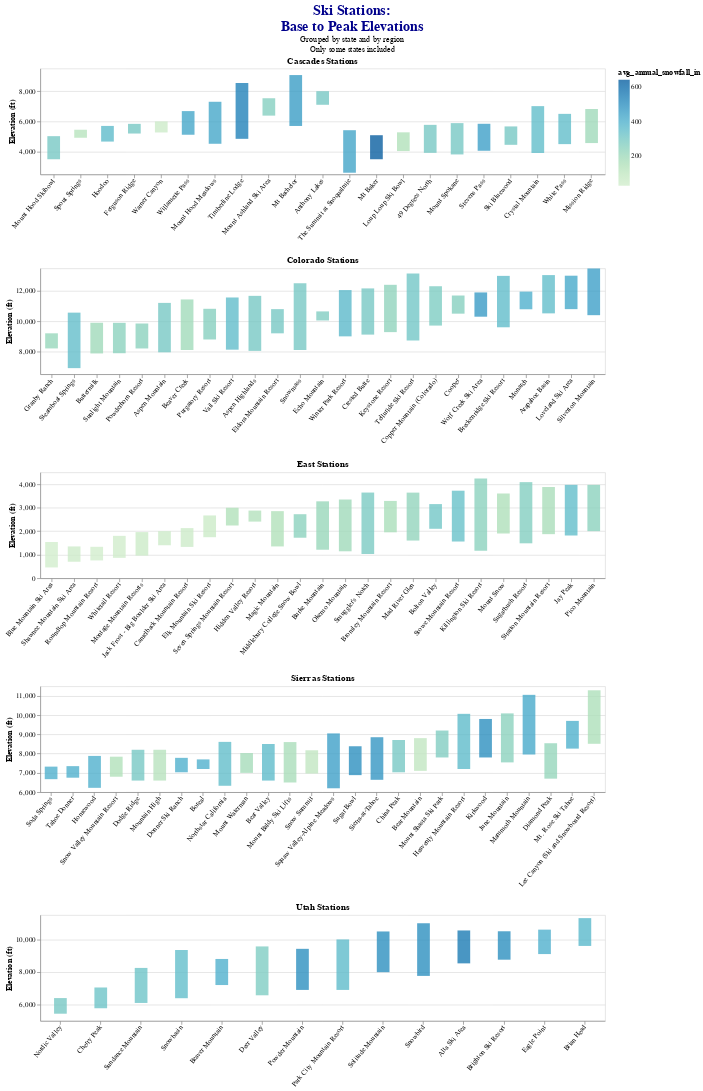

The cell this chart's notebook holds for it:
### Code cell
elev_chart = (alt.Chart(stations2_df)
         .mark_bar(size=18)
         .encode(
             x=alt.X('name:N', 
                     sort=alt.EncodingSortField(
                            field='avg_elevation_feet:Q',
                            order='ascending'),
                     title=None
                    ),
             y=alt.Y('base_elevation_ft:Q',
                     scale=alt.Scale(zero=False),
                     axis=alt.Axis(title='Elevation (ft)')),
             y2='peak_elevation_ft:Q',
             color=alt.Color('avg_annual_snowfall_in:Q', scale=alt.Scale(
                scheme='greenblue', )),
             opacity=alt.value(0.8),
             tooltip=['name:N', 'base_elevation_ft:Q', 
                                  'avg_elevation_ft:Q', 'peak_elevation_ft:Q',
                                  'skiable_acreage:N', 'total_lifts:N', 
                                  'avg_annual_snowfall_in:Q', 'avg_elevation_ft:Q' ]
                        )
        .properties(
            width=800,
            height=150,)
             )
combined_chart = (alt.vconcat(*(elev_chart
      .transform_filter(alt.FieldEqualPredicate(field='region', equal=val))
      .properties(title=alt.TitleParams(text=f'{val} Stations'))
      for val in stations2_df['region'].unique()
       )
                             )
                 .configure_axisBottom(labelAngle=310)
                 .configure_legend(orient='right') 
                 .resolve_axis(x='shared')
                 .properties(
                    title=alt.TitleParams(
                    text=['Ski Stations:', "Base to Peak Elevations"],
                    subtitle=["Grouped by state and by region",
                              "Only some states included"],
                    fontSize=20,
                    font='Consolas',
                    anchor='middle',
                    color='darkblue',)
                             )
                 )
combined_chart.save(r"../resources/altitude_and_snowfall_by_region.html")
combined_chart

### Figure 1 — Vega-Lite specification as saved in the notebook (floating-point values rounded to 4 significant figures)
{"config": {"view": {"continuousWidth": 400, "continuousHeight": 300}, "axisBottom": {"labelAngle": 310}, "legend": {"orient": "right"}}, "vconcat": [{"mark": {"type": "bar", "size": 18}, "encoding": {"color": {"type": "quantitative", "field": "avg_annual_snowfall_in", "scale": {"scheme": "greenblue"}}, "opacity": {"value": 0.8}, "tooltip": [{"type": "nominal", "field": "name"}, {"type": "quantitative", "field": "base_elevation_ft"}, {"type": "quantitative", "field": "avg_elevation_ft"}, {"type": "quantitative", "field": "peak_elevation_ft"}, {"type": "nominal", "field": "skiable_acreage"}, {"type": "nominal", "field": "total_lifts"}, {"type": "quantitative", "field": "avg_annual_snowfall_in"}, {"type": "quantitative", "field": "avg_elevation_ft"}], "x": {"type": "nominal", "field": "name", "sort": {"field": "avg_elevation_feet:Q", "order": "ascending"}, "title": null}, "y": {"type": "quantitative", "axis": {"title": "Elevation (ft)"}, "field": "base_elevation_ft", "scale": {"zero": false}}, "y2": {"field": "peak_elevation_ft"}}, "height": 150, "title": {"text": "Cascades Stations"}, "transform": [{"filter": {"equal": "Cascades", "field": "region"}}], "width": 800}, {"mark": {"type": "bar", "size": 18}, "encoding": {"color": {"type": "quantitative", "field": "avg_annual_snowfall_in", "scale": {"scheme": "greenblue"}}, "opacity": {"value": 0.8}, "tooltip": [{"type": "nominal", "field": "name"}, {"type": "quantitative", "field": "base_elevation_ft"}, {"type": "quantitative", "field": "avg_elevation_ft"}, {"type": "quantitative", "field": "peak_elevation_ft"}, {"type": "nominal", "field": "skiable_acreage"}, {"type": "nominal", "field": "total_lifts"}, {"type": "quantitative", "field": "avg_annual_snowfall_in"}, {"type": "quantitative", "field": "avg_elevation_ft"}], "x": {"type": "nominal", "field": "name", "sort": {"field": "avg_elevation_feet:Q", "order": "ascending"}, "title": null}, "y": {"type": "quantitative", "axis": {"title": "Elevation (ft)"}, "field": "base_elevation_ft", "scale": {"zero": false}}, "y2": {"field": "peak_elevation_ft"}}, "height": 150, "title": {"text": "Colorado Stations"}, "transform": [{"filter": {"equal": "Colorado", "field": "region"}}], "width": 800}, {"mark": {"type": "bar", "size": 18}, "encoding": {"color": {"type": "quantitative", "field": "avg_annual_snowfall_in", "scale": {"scheme": "greenblue"}}, "opacity": {"value": 0.8}, "tooltip": [{"type": "nominal", "field": "name"}, {"type": "quantitative", "field": "base_elevation_ft"}, {"type": "quantitative", "field": "avg_elevation_ft"}, {"type": "quantitative", "field": "peak_elevation_ft"}, {"type": "nominal", "field": "skiable_acreage"}, {"type": "nominal", "field": "total_lifts"}, {"type": "quantitative", "field": "avg_annual_snowfall_in"}, {"type": "quantitative", "field": "avg_elevation_ft"}], "x": {"type": "nominal", "field": "name", "sort": {"field": "avg_elevation_feet:Q", "order": "ascending"}, "title": null}, "y": {"type": "quantitative", "axis": {"title": "Elevation (ft)"}, "field": "base_elevation_ft", "scale": {"zero": false}}, "y2": {"field": "peak_elevation_ft"}}, "height": 150, "title": {"text": "East Stations"}, "transform": [{"filter": {"equal": "East", "field": "region"}}], "width": 800}, {"mark": {"type": "bar", "size": 18}, "encoding": {"color": {"type": "quantitative", "field": "avg_annual_snowfall_in", "scale": {"scheme": "greenblue"}}, "opacity": {"value": 0.8}, "tooltip": [{"type": "nominal", "field": "name"}, {"type": "quantitative", "field": "base_elevation_ft"}, {"type": "quantitative", "field": "avg_elevation_ft"}, {"type": "quantitative", "field": "peak_elevation_ft"}, {"type": "nominal", "field": "skiable_acreage"}, {"type": "nominal", "field": "total_lifts"}, {"type": "quantitative", "field": "avg_annual_snowfall_in"}, {"type": "quantitative", "field": "avg_elevation_ft"}], "x": {"type": "nominal", "field": "name", "sort": {"field": "avg_elevation_feet:Q", "order": "ascending"}, "title": null}, "y": {"type": "quantitative", "axis": {"title": "Elevation (ft)"}, "field": "base_elevation_ft", "scale": {"zero": false}}, "y2": {"field": "peak_elevation_ft"}}, "height": 150, "title": {"text": "Sierras Stations"}, "transform": [{"filter": {"equal": "Sierras", "field": "region"}}], "width": 800}, {"mark": {"type": "bar", "size": 18}, "encoding": {"color": {"type": "quantitative", "field": "avg_annual_snowfall_in", "scale": {"scheme": "greenblue"}}, "opacity": {"value": 0.8}, "tooltip": [{"type": "nominal", "field": "name"}, {"type": "quantitative", "field": "base_elevation_ft"}, {"type": "quantitative", "field": "avg_elevation_ft"}, {"type": "quantitative", "field": "peak_elevation_ft"}, {"type": "nominal", "field": "skiable_acreage"}, {"type": "nominal", "field": "total_lifts"}, {"type": "quantitative", "field": "avg_annual_snowfall_in"}, {"type": "quantitative", "field": "avg_elevation_ft"}], "x": {"type": "nominal", "field": "name", "sort": {"field": "avg_elevation_feet:Q", "order": "ascending"}, "title": null}, "y": {"type": "quantitative", "axis": {"title": "Elevation (ft)"}, "field": "base_elevation_ft", "scale": {"zero": false}}, "y2": {"field": "peak_elevation_ft"}}, "height": 150, "title": {"text": "Utah Stations"}, "transform": [{"filter": {"equal": "Utah", "field": "region"}}], "width": 800}], "data": {"name": "data-40d437bf2b5f89cdc2d5ceef1d3060ed"}, "resolve": {"axis": {"x": "shared"}}, "title": {"text": ["Ski Stations:", "Base to Peak Elevations"], "anchor": "middle", "color": "darkblue", "font": "Consolas", "fontSize": 20, "subtitle": ["Grouped by state and by region", "Only some states included"]}, "$schema": "https://vega.github.io/schema/vega-lite/v4.8.1.json", "datasets": {"data-40d437bf2b5f89cdc2d5ceef1d3060ed": [{"name": "Mount Hood Skibowl", "region": "Cascades", "state_province": "Oregon", "peak_elevation_ft": 5027.0, "base_elevation_ft": 3500.0, "skiable_acreage": 960.0, "total_lifts": 9.0, "avg_annual_snowfall_in": 300.0, "avg_elevation_ft": 4264.0}, {"name": "Spout Springs", "region": "Cascades", "state_province": "Oregon", "peak_elevation_ft": 5450.0, "base_elevation_ft": 4920.0, "skiable_acreage": 200.0, "total_lifts": 2.0, "avg_annual_snowfall_in": 130.0, "avg_elevation_ft": 5185.0}, {"name": "Hoodoo", "region": "Cascades", "state_province": "Oregon", "peak_elevation_ft": 5703.0, "base_elevation_ft": 4668.0, "skiable_acreage": 806.0, "total_lifts": 5.0, "avg_annual_snowfall_in": 360.0, "avg_elevation_ft": 5186.0}, {"name": "Ferguson Ridge", "region": "Cascades", "state_province": "Oregon", "peak_elevation_ft": 5840.0, "base_elevation_ft": 5200.0, "skiable_acreage": 170.0, "total_lifts": 2.0, "avg_annual_snowfall_in": 300.0, "avg_elevation_ft": 5520.0}, {"name": "Warner Canyon", "region": "Cascades", "state_province": "Oregon", "peak_elevation_ft": 6003.0, "base_elevation_ft": 5271.0, "skiable_acreage": 200.0, "total_lifts": 1.0, "avg_annual_snowfall_in": 50.0, "avg_elevation_ft": 5637.0}, {"name": "Willamette Pass", "region": "Cascades", "state_province": "Oregon", "peak_elevation_ft": 6683.0, "base_elevation_ft": 5120.0, "skiable_acreage": 555.0, "total_lifts": 6.0, "avg_annual_snowfall_in": 430.0, "avg_elevation_ft": 5902.0}, {"name": "Mount Hood Meadows ", "region": "Cascades", "state_province": "Oregon", "peak_elevation_ft": 7300.0, "base_elevation_ft": 4523.0, "skiable_acreage": 2150.0, "total_lifts": 11.0, "avg_annual_snowfall_in": 430.0, "avg_elevation_ft": 5912.0}, {"name": "Timberline Lodge", "region": "Cascades", "state_province": "Oregon", "peak_elevation_ft": 8540.0, "base_elevation_ft": 4850.0, "skiable_acreage": 1430.0, "total_lifts": 9.0, "avg_annual_snowfall_in": 540.0, "avg_elevation_ft": 6695.0}, {"name": "Mount Ashland Ski Area", "region": "Cascades", "state_province": "Oregon", "peak_elevation_ft": 7533.0, "base_elevation_ft": 6383.0, "skiable_acreage": 220.0, "total_lifts": 5.0, "avg_annual_snowfall_in": 265.0, "avg_elevation_ft": 6958.0}, {"name": "Mt Bachelor ", "region": "Cascades", "state_province": "Oregon", "peak_elevation_ft": 9065.0, "base_elevation_ft": 5700.0, "skiable_acreage": 4318.0, "total_lifts": 11.0, "avg_annual_snowfall_in": 462.0, "avg_elevation_ft": 7382.0}, {"name": "Anthony Lakes", "region": "Cascades", "state_province": "Oregon", "peak_elevation_ft": 8000.0, "base_elevation_ft": 7100.0, "skiable_acreage": 1100.0, "total_lifts": 3.0, "avg_annual_snowfall_in": 300.0, "avg_elevation_ft": 7550.0}, {"name": "The Summit at Snoqualmie", "region": "Cascades", "state_province": "Washington", "peak_elevation_ft": 5420.0, "base_elevation_ft": 2610.0, "skiable_acreage": 1914.0, "total_lifts": 27.0, "avg_annual_snowfall_in": 435.0, "avg_elevation_ft": 4015.0}, {"name": "Mt Baker ", "region": "Cascades", "state_province": "Washington", "peak_elevation_ft": 5089.0, "base_elevation_ft": 3500.0, "skiable_acreage": 1000.0, "total_lifts": 10.0, "avg_annual_snowfall_in": 641.0, "avg_elevation_ft": 4294.0}, {"name": "Loup Loup Ski Bowl", "region": "Cascades", "state_province": "Washington", "peak_elevation_ft": 5280.0, "base_elevation_ft": 4040.0, "skiable_acreage": 550.0, "total_lifts": 3.0, "avg_annual_snowfall_in": 150.0, "avg_elevation_ft": 4660.0}, {"name": "49 Degrees North", "region": "Cascades", "state_province": "Washington", "peak_elevation_ft": 5774.0, "base_elevation_ft": 3923.0, "skiable_acreage": 2325.0, "total_lifts": 6.0, "avg_annual_snowfall_in": 300.0, "avg_elevation_ft": 4848.0}, {"name": "Mount Spokane", "region": "Cascades", "state_province": "Washington", "peak_elevation_ft": 5889.0, "base_elevation_ft": 3818.0, "skiable_acreage": 1704.0, "total_lifts": 8.0, "avg_annual_snowfall_in": 300.0, "avg_elevation_ft": 4854.0}, {"name": "Stevens Pass ", "region": "Cascades", "state_province": "Washington", "peak_elevation_ft": 5845.0, "base_elevation_ft": 4061.0, "skiable_acreage": 1125.0, "total_lifts": 10.0, "avg_annual_snowfall_in": 450.0, "avg_elevation_ft": 4953.0}, {"name": "Ski Bluewood", "region": "Cascades", "state_province": "Washington", "peak_elevation_ft": 5670.0, "base_elevation_ft": 4454.0, "skiable_acreage": 530.0, "total_lifts": 3.0, "avg_annual_snowfall_in": 300.0, "avg_elevation_ft": 5062.0}, {"name": "Crystal Mountain", "region": "Cascades", "state_province": "Washington", "peak_elevation_ft": 7012.0, "base_elevation_ft": 3912.0, "skiable_acreage": 2600.0, "total_lifts": 12.0, "avg_annual_snowfall_in": 350.0, "avg_elevation_ft": 5462.0}, {"name": "White Pass", "region": "Cascades", "state_province": "Washington", "peak_elevation_ft": 6500.0, "base_elevation_ft": 4500.0, "skiable_acreage": 1400.0, "total_lifts": 8.0, "avg_annual_snowfall_in": 350.0, "avg_elevation_ft": 5500.0}, {"name": "Mission Ridge", "region": "Cascades", "state_province": "Washington", "peak_elevation_ft": 6820.0, "base_elevation_ft": 4570.0, "skiable_acreage": 2000.0, "total_lifts": 6.0, "avg_annual_snowfall_in": 200.0, "avg_elevation_ft": 5695.0}, {"name": "Granby Ranch", "region": "Colorado", "state_province": "Colorado", "peak_elevation_ft": 9202.0, "base_elevation_ft": 8202.0, "skiable_acreage": 406.0, "total_lifts": 5.0, "avg_annual_snowfall_in": 220.0, "avg_elevation_ft": 8702.0}, {"name": "Steamboat Springs ", "region": "Colorado", "state_province": "Colorado", "peak_elevation_ft": 10570.0, "base_elevation_ft": 6900.0, "skiable_acreage": 2956.0, "total_lifts": 16.0, "avg_annual_snowfall_in": 349.0, "avg_elevation_ft": 8734.0}, {"name": "Buttermilk", "region": "Colorado", "state_province": "Colorado", "peak_elevation_ft": 9900.0, "base_elevation_ft": 7870.0, "skiable_acreage": 435.0, "total_lifts": 8.0, "avg_annual_snowfall_in": 200.0, "avg_elevation_ft": 8885.0}, {"name": "Sunlight Mountain", "region": "Colorado", "state_province": "Colorado", "peak_elevation_ft": 9895.0, "base_elevation_ft": 7885.0, "skiable_acreage": 470.0, "total_lifts": 3.0, "avg_annual_snowfall_in": 250.0, "avg_elevation_ft": 8890.0}, {"name": "Powderhorn Resort", "region": "Colorado", "state_province": "Colorado", "peak_elevation_ft": 9850.0, "base_elevation_ft": 8200.0, "skiable_acreage": 1600.0, "total_lifts": 5.0, "avg_annual_snowfall_in": 250.0, "avg_elevation_ft": 9025.0}, {"name": "Aspen Mountain", "region": "Colorado", "state_province": "Colorado", "peak_elevation_ft": 11210.0, "base_elevation_ft": 7945.0, "skiable_acreage": 673.0, "total_lifts": 8.0, "avg_annual_snowfall_in": 300.0, "avg_elevation_ft": 9578.0}, {"name": "Beaver Creek", "region": "Colorado", "state_province": "Colorado", "peak_elevation_ft": 11440.0, "base_elevation_ft": 8100.0, "skiable_acreage": 1832.0, "total_lifts": 24.0, "avg_annual_snowfall_in": 195.0, "avg_elevation_ft": 9770.0}, {"name": "Purgatory Resort", "region": "Colorado", "state_province": "Colorado", "peak_elevation_ft": 10820.0, "base_elevation_ft": 8793.0, "skiable_acreage": 1200.0, "total_lifts": 10.0, "avg_annual_snowfall_in": 260.0, "avg_elevation_ft": 9808.0}, {"name": "Vail Ski Resort", "region": "Colorado", "state_province": "Colorado", "peak_elevation_ft": 11570.0, "base_elevation_ft": 8120.0, "skiable_acreage": 5289.0, "total_lifts": 31.0, "avg_annual_snowfall_in": 354.0, "avg_elevation_ft": 9845.0}, {"name": "Aspen Highlands", "region": "Colorado", "state_province": "Colorado", "peak_elevation_ft": 11680.0, "base_elevation_ft": 8040.0, "skiable_acreage": 1010.0, "total_lifts": 5.0, "avg_annual_snowfall_in": 300.0, "avg_elevation_ft": 9859.0}, {"name": "Eldora Mountain Resort ", "region": "Colorado", "state_province": "Colorado", "peak_elevation_ft": 10800.0, "base_elevation_ft": 9200.0, "skiable_acreage": 680.0, "total_lifts": 12.0, "avg_annual_snowfall_in": 300.0, "avg_elevation_ft": 10000.0}, {"name": "Snowmass", "region": "Colorado", "state_province": "Colorado", "peak_elevation_ft": 12510.0, "base_elevation_ft": 8104.0, "skiable_acreage": 3362.0, "total_lifts": 17.0, "avg_annual_snowfall_in": 300.0, "avg_elevation_ft": 10310.0}, {"name": "Echo Mountain", "region": "Colorado", "state_province": "Colorado", "peak_elevation_ft": 10650.0, "base_elevation_ft": 10050.0, "skiable_acreage": 226.0, "total_lifts": 2.0, "avg_annual_snowfall_in": 275.0, "avg_elevation_ft": 10350.0}, {"name": "Winter Park Resort", "region": "Colorado", "state_province": "Colorado", "peak_elevation_ft": 12060.0, "base_elevation_ft": 9000.0, "skiable_acreage": 3000.0, "total_lifts": 25.0, "avg_annual_snowfall_in": 365.0, "avg_elevation_ft": 10530.0}, {"name": "Crested Butte", "region": "Colorado", "state_province": "Colorado", "peak_elevation_ft": 12170.0, "base_elevation_ft": 9115.0, "skiable_acreage": 1547.0, "total_lifts": 16.0, "avg_annual_snowfall_in": 300.0, "avg_elevation_ft": 10640.0}, {"name": "Keystone Resort", "region": "Colorado", "state_province": "Colorado", "peak_elevation_ft": 12410.0, "base_elevation_ft": 9280.0, "skiable_acreage": 3148.0, "total_lifts": 20.0, "avg_annual_snowfall_in": 235.0, "avg_elevation_ft": 10840.0}, {"name": "Telluride Ski Resort", "region": "Colorado", "state_province": "Colorado", "peak_elevation_ft": 13150.0, "base_elevation_ft": 8725.0, "skiable_acreage": 2000.0, "total_lifts": 18.0, "avg_annual_snowfall_in": 309.0, "avg_elevation_ft": 10940.0}, {"name": "Copper Mountain (Colorado) ", "region": "Colorado", "state_province": "Colorado", "peak_elevation_ft": 12310.0, "base_elevation_ft": 9712.0, "skiable_acreage": 2450.0, "total_lifts": 22.0, "avg_annual_snowfall_in": 282.0, "avg_elevation_ft": 11010.0}, {"name": "Cooper ", "region": "Colorado", "state_province": "Colorado", "peak_elevation_ft": 11700.0, "base_elevation_ft": 10500.0, "skiable_acreage": 400.0, "total_lifts": 4.0, "avg_annual_snowfall_in": 260.0, "avg_elevation_ft": 11100.0}, {"name": "Wolf Creek Ski Area", "region": "Colorado", "state_province": "Colorado", "peak_elevation_ft": 11900.0, "base_elevation_ft": 10300.0, "skiable_acreage": 1600.0, "total_lifts": 7.0, "avg_annual_snowfall_in": 465.0, "avg_elevation_ft": 11100.0}, {"name": "Breckenridge Ski Resort", "region": "Colorado", "state_province": "Colorado", "peak_elevation_ft": 13000.0, "base_elevation_ft": 9600.0, "skiable_acreage": 2908.0, "total_lifts": 34.0, "avg_annual_snowfall_in": 353.0, "avg_elevation_ft": 11300.0}, {"name": "Monarch", "region": "Colorado", "state_province": "Colorado", "peak_elevation_ft": 11960.0, "base_elevation_ft": 10790.0, "skiable_acreage": 800.0, "total_lifts": 5.0, "avg_annual_snowfall_in": 400.0, "avg_elevation_ft": 11380.0}, {"name": "Arapahoe Basin", "region": "Colorado", "state_province": "Colorado", "peak_elevation_ft": 13050.0, "base_elevation_ft": 10520.0, "skiable_acreage": 1428.0, "total_lifts": 9.0, "avg_annual_snowfall_in": 350.0, "avg_elevation_ft": 11780.0}, {"name": "Loveland Ski Area", "region": "Colorado", "state_province": "Colorado", "peak_elevation_ft": 13010.0, "base_elevation_ft": 10800.0, "skiable_acreage": 1800.0, "total_lifts": 11.0, "avg_annual_snowfall_in": 422.0, "avg_elevation_ft": 11900.0}, {"name": "Silverton Mountain", "region": "Colorado", "state_province": "Colorado", "peak_elevation_ft": 13490.0, "base_elevation_ft": 10400.0, "skiable_acreage": 1819.0, "total_lifts": 1.0, "avg_annual_snowfall_in": 450.0, "avg_elevation_ft": 11940.0}, {"name": "Blue Mountain Ski Area", "region": "East", "state_province": "Pennsylvania", "peak_elevation_ft": 1540.0, "base_elevation_ft": 458.0, "skiable_acreage": 164.0, "total_lifts": 13.0, "avg_annual_snowfall_in": 33.0, "avg_elevation_ft": 999.0}, {"name": "Shawnee Mountain Ski Area", "region": "East", "state_province": "Pennsylvania", "peak_elevation_ft": 1351.0, "base_elevation_ft": 700.0, "skiable_acreage": 125.0, "total_lifts": 9.0, "avg_annual_snowfall_in": 50.0, "avg_elevation_ft": 1026.0}, {"name": "Roundtop Mountain Resort", "region": "East", "state_province": "Pennsylvania", "peak_elevation_ft": 1335.0, "base_elevation_ft": 755.0, "skiable_acreage": 103.0, "total_lifts": 7.0, "avg_annual_snowfall_in": 30.0, "avg_elevation_ft": 1045.0}, {"name": "Whitetail Resort", "region": "East", "state_province": "Pennsylvania", "peak_elevation_ft": 1800.0, "base_elevation_ft": 865.0, "skiable_acreage": 109.0, "total_lifts": 9.0, "avg_annual_snowfall_in": 40.0, "avg_elevation_ft": 1332.0}, {"name": "Montage Mountain Resorts", "region": "East", "state_province": "Pennsylvania", "peak_elevation_ft": 1960.0, "base_elevation_ft": 960.0, "skiable_acreage": 140.0, "total_lifts": 9.0, "avg_annual_snowfall_in": 60.0, "avg_elevation_ft": 1460.0}, {"name": "Jack Frost - Big Boulder Ski Area", "region": "East", "state_province": "Pennsylvania", "peak_elevation_ft": 2000.0, "base_elevation_ft": 1400.0, "skiable_acreage": 145.0, "total_lifts": 22.0, "avg_annual_snowfall_in": 50.0, "avg_elevation_ft": 1700.0}, {"name": "Camelback Mountain Resort", "region": "East", "state_province": "Pennsylvania", "peak_elevation_ft": 2130.0, "base_elevation_ft": 1330.0, "skiable_acreage": 166.0, "total_lifts": 16.0, "avg_annual_snowfall_in": 50.0, "avg_elevation_ft": 1730.0}, {"name": "Elk Mountain Ski Resort", "region": "East", "state_province": "Pennsylvania", "peak_elevation_ft": 2667.0, "base_elevation_ft": 1742.0, "skiable_acreage": 180.0, "total_lifts": 7.0, "avg_annual_snowfall_in": 60.0, "avg_elevation_ft": 2204.0}, {"name": "Seven Springs Mountain Resort", "region": "East", "state_province": "Pennsylvania", "peak_elevation_ft": 2994.0, "base_elevation_ft": 2240.0, "skiable_acreage": 285.0, "total_lifts": 14.0, "avg_annual_snowfall_in": 150.0, "avg_elevation_ft": 2617.0}, {"name": "Hidden Valley Resort", "region": "East", "state_province": "Pennsylvania", "peak_elevation_ft": 2875.0, "base_elevation_ft": 2405.0, "skiable_acreage": 110.0, "total_lifts": 11.0, "avg_annual_snowfall_in": 140.0, "avg_elevation_ft": 2640.0}, {"name": "Magic Mountain", "region": "East", "state_province": "Vermont", "peak_elevation_ft": 2850.0, "base_elevation_ft": 1350.0, "skiable_acreage": 205.0, "total_lifts": 6.0, "avg_annual_snowfall_in": 150.0, "avg_elevation_ft": 2100.0}, {"name": "Middlebury College Snow Bowl", "region": "East", "state_province": "Vermont", "peak_elevation_ft": 2720.0, "base_elevation_ft": 1720.0, "skiable_acreage": 110.0, "total_lifts": 3.0, "avg_annual_snowfall_in": 250.0, "avg_elevation_ft": 2220.0}, {"name": "Burke Mountain", "region": "East", "state_province": "Vermont", "peak_elevation_ft": 3267.0, "base_elevation_ft": 1210.0, "skiable_acreage": 178.0, "total_lifts": 6.0, "avg_annual_snowfall_in": 217.0, "avg_elevation_ft": 2238.0}, {"name": "Okemo Mountain", "region": "East", "state_province": "Vermont", "peak_elevation_ft": 3344.0, "base_elevation_ft": 1144.0, "skiable_acreage": 632.0, "total_lifts": 19.0, "avg_annual_snowfall_in": 200.0, "avg_elevation_ft": 2244.0}, {"name": "Smuggler's Notch", "region": "East", "state_province": "Vermont", "peak_elevation_ft": 3640.0, "base_elevation_ft": 1030.0, "skiable_acreage": 1000.0, "total_lifts": 16.0, "avg_annual_snowfall_in": 288.0, "avg_elevation_ft": 2335.0}, {"name": "Bromley Mountain Resort", "region": "East", "state_province": "Vermont", "peak_elevation_ft": 3284.0, "base_elevation_ft": 1950.0, "skiable_acreage": 178.0, "total_lifts": 9.0, "avg_annual_snowfall_in": 168.0, "avg_elevation_ft": 2617.0}, {"name": "Mad River Glen", "region": "East", "state_province": "Vermont", "peak_elevation_ft": 3637.0, "base_elevation_ft": 1600.0, "skiable_acreage": 115.0, "total_lifts": 5.0, "avg_annual_snowfall_in": 230.0, "avg_elevation_ft": 2618.0}, {"name": "Bolton Valley ", "region": "East", "state_province": "Vermont", "peak_elevation_ft": 3150.0, "base_elevation_ft": 2100.0, "skiable_acreage": 300.0, "total_lifts": 6.0, "avg_annual_snowfall_in": 312.0, "avg_elevation_ft": 2625.0}, {"name": "Stowe Mountain Resort", "region": "East", "state_province": "Vermont", "peak_elevation_ft": 3719.0, "base_elevation_ft": 1559.0, "skiable_acreage": 485.0, "total_lifts": 13.0, "avg_annual_snowfall_in": 333.0, "avg_elevation_ft": 2639.0}, {"name": "Killington Ski Resort", "region": "East", "state_province": "Vermont", "peak_elevation_ft": 4241.0, "base_elevation_ft": 1165.0, "skiable_acreage": 1509.0, "total_lifts": 21.0, "avg_annual_snowfall_in": 250.0, "avg_elevation_ft": 2703.0}, {"name": "Mount Snow ", "region": "East", "state_province": "Vermont", "peak_elevation_ft": 3600.0, "base_elevation_ft": 1900.0, "skiable_acreage": 600.0, "total_lifts": 20.0, "avg_annual_snowfall_in": 156.0, "avg_elevation_ft": 2750.0}, {"name": "Sugarbush Resort", "region": "East", "state_province": "Vermont", "peak_elevation_ft": 4083.0, "base_elevation_ft": 1483.0, "skiable_acreage": 508.0, "total_lifts": 16.0, "avg_annual_snowfall_in": 269.0, "avg_elevation_ft": 2783.0}, {"name": "Stratton Mountain Resort ", "region": "East", "state_province": "Vermont", "peak_elevation_ft": 3875.0, "base_elevation_ft": 1872.0, "skiable_acreage": 670.0, "total_lifts": 11.0, "avg_annual_snowfall_in": 171.0, "avg_elevation_ft": 2874.0}, {"name": "Jay Peak", "region": "East", "state_province": "Vermont", "peak_elevation_ft": 3968.0, "base_elevation_ft": 1815.0, "skiable_acreage": 385.0, "total_lifts": 9.0, "avg_annual_snowfall_in": 350.0, "avg_elevation_ft": 2892.0}, {"name": "Pico Mountain", "region": "East", "state_province": "Vermont", "peak_elevation_ft": 3967.0, "base_elevation_ft": 2000.0, "skiable_acreage": 468.0, "total_lifts": 7.0, "avg_annual_snowfall_in": 250.0, "avg_elevation_ft": 2984.0}, {"name": "Soda Springs", "region": "Sierras", "state_province": "California", "peak_elevation_ft": 7325.0, "base_elevation_ft": 6673.0, "skiable_acreage": 200.0, "total_lifts": 2.0, "avg_annual_snowfall_in": 400.0, "avg_elevation_ft": 6999.0}, {"name": "Tahoe Donner", "region": "Sierras", "state_province": "California", "peak_elevation_ft": 7350.0, "base_elevation_ft": 6750.0, "skiable_acreage": 120.0, "total_lifts": 3.0, "avg_annual_snowfall_in": 400.0, "avg_elevation_ft": 7050.0}, {"name": "Homewood", "region": "Sierras", "state_province": "California", "peak_elevation_ft": 7881.0, "base_elevation_ft": 6223.0, "skiable_acreage": 1260.0, "total_lifts": 7.0, "avg_annual_snowfall_in": 400.0, "avg_elevation_ft": 7052.0}, {"name": "Snow Valley Mountain Resort", "region": "Sierras", "state_province": "California", "peak_elevation_ft": 7841.0, "base_elevation_ft": 6800.0, "skiable_acreage": 240.0, "total_lifts": 12.0, "avg_annual_snowfall_in": 150.0, "avg_elevation_ft": 7320.0}, {"name": "Dodge Ridge", "region": "Sierras", "state_province": "California", "peak_elevation_ft": 8200.0, "base_elevation_ft": 6600.0, "skiable_acreage": 832.0, "total_lifts": 12.0, "avg_annual_snowfall_in": 300.0, "avg_elevation_ft": 7400.0}, {"name": "Mountain High", "region": "Sierras", "state_province": "California", "peak_elevation_ft": 8200.0, "base_elevation_ft": 6600.0, "skiable_acreage": 290.0, "total_lifts": 13.0, "avg_annual_snowfall_in": 132.0, "avg_elevation_ft": 7400.0}, {"name": "Donner Ski Ranch", "region": "Sierras", "state_province": "California", "peak_elevation_ft": 7781.0, "base_elevation_ft": 7031.0, "skiable_acreage": 435.0, "total_lifts": 8.0, "avg_annual_snowfall_in": 400.0, "avg_elevation_ft": 7406.0}, {"name": "Boreal", "region": "Sierras", "state_province": "California", "peak_elevation_ft": 7700.0, "base_elevation_ft": 7200.0, "skiable_acreage": 380.0, "total_lifts": 8.0, "avg_annual_snowfall_in": 400.0, "avg_elevation_ft": 7450.0}, {"name": "Northstar California", "region": "Sierras", "state_province": "California", "peak_elevation_ft": 8610.0, "base_elevation_ft": 6330.0, "skiable_acreage": 2904.0, "total_lifts": 19.0, "avg_annual_snowfall_in": 350.0, "avg_elevation_ft": 7470.0}, {"name": "Mount Waterman", "region": "Sierras", "state_province": "California", "peak_elevation_ft": 8030.0, "base_elevation_ft": 7000.0, "skiable_acreage": 150.0, "total_lifts": 3.0, "avg_annual_snowfall_in": 180.0, "avg_elevation_ft": 7515.0}, {"name": "Bear Valley", "region": "Sierras", "state_province": "California", "peak_elevation_ft": 8500.0, "base_elevation_ft": 6600.0, "skiable_acreage": 1280.0, "total_lifts": 10.0, "avg_annual_snowfall_in": 359.0, "avg_elevation_ft": 7550.0}, {"name": "Mount Baldy Ski Lifts", "region": "Sierras", "state_province": "California", "peak_elevation_ft": 8600.0, "base_elevation_ft": 6500.0, "skiable_acreage": 800.0, "total_lifts": 4.0, "avg_annual_snowfall_in": 170.0, "avg_elevation_ft": 7550.0}, {"name": "Snow Summit", "region": "Sierras", "state_province": "California", "peak_elevation_ft": 8174.0, "base_elevation_ft": 6965.0, "skiable_acreage": 240.0, "total_lifts": 14.0, "avg_annual_snowfall_in": 100.0, "avg_elevation_ft": 7570.0}, {"name": "Squaw Valley-Alpine Meadows ", "region": "Sierras", "state_province": "California", "peak_elevation_ft": 9050.0, "base_elevation_ft": 6200.0, "skiable_acreage": 6400.0, "total_lifts": 43.0, "avg_annual_snowfall_in": 450.0, "avg_elevation_ft": 7625.0}, {"name": "Sugar Bowl", "region": "Sierras", "state_province": "California", "peak_elevation_ft": 8383.0, "base_elevation_ft": 6883.0, "skiable_acreage": 1500.0, "total_lifts": 13.0, "avg_annual_snowfall_in": 500.0, "avg_elevation_ft": 7633.0}, {"name": "Sierra-at-Tahoe", "region": "Sierras", "state_province": "California", "peak_elevation_ft": 8852.0, "base_elevation_ft": 6640.0, "skiable_acreage": 2000.0, "total_lifts": 12.0, "avg_annual_snowfall_in": 480.0, "avg_elevation_ft": 7746.0}, {"name": "China Peak", "region": "Sierras", "state_province": "California", "peak_elevation_ft": 8709.0, "base_elevation_ft": 7030.0, "skiable_acreage": 1200.0, "total_lifts": 11.0, "avg_annual_snowfall_in": 300.0, "avg_elevation_ft": 7870.0}, {"name": "Bear Mountain", "region": "Sierras", "state_province": "California", "peak_elevation_ft": 8805.0, "base_elevation_ft": 7104.0, "skiable_acreage": 198.0, "total_lifts": 12.0, "avg_annual_snowfall_in": 100.0, "avg_elevation_ft": 7954.0}, {"name": "Mount Shasta Ski Park", "region": "Sierras", "state_province": "California", "peak_elevation_ft": 9200.0, "base_elevation_ft": 7800.0, "skiable_acreage": 425.0, "total_lifts": 4.0, "avg_annual_snowfall_in": 275.0, "avg_elevation_ft": 8500.0}, {"name": "Heavenly Mountain Resort ", "region": "Sierras", "state_province": "California", "peak_elevation_ft": 10070.0, "base_elevation_ft": 7200.0, "skiable_acreage": 4800.0, "total_lifts": 30.0, "avg_annual_snowfall_in": 360.0, "avg_elevation_ft": 8634.0}, {"name": "Kirkwood", "region": "Sierras", "state_province": "California", "peak_elevation_ft": 9800.0, "base_elevation_ft": 7800.0, "skiable_acreage": 2300.0, "total_lifts": 15.0, "avg_annual_snowfall_in": 500.0, "avg_elevation_ft": 8800.0}, {"name": "June Mountain", "region": "Sierras", "state_province": "California", "peak_elevation_ft": 10090.0, "base_elevation_ft": 7545.0, "skiable_acreage": 500.0, "total_lifts": 7.0, "avg_annual_snowfall_in": 250.0, "avg_elevation_ft": 8818.0}, {"name": "Mammoth Mountain", "region": "Sierras", "state_province": "California", "peak_elevation_ft": 11050.0, "base_elevation_ft": 7953.0, "skiable_acreage": 3500.0, "total_lifts": 28.0, "avg_annual_snowfall_in": 420.0, "avg_elevation_ft": 9503.0}, {"name": "Diamond Peak", "region": "Sierras", "state_province": "Nevada", "peak_elevation_ft": 8540.0, "base_elevation_ft": 6700.0, "skiable_acreage": 655.0, "total_lifts": 6.0, "avg_annual_snowfall_in": 225.0, "avg_elevation_ft": 7620.0}, {"name": "Mt. Rose Ski Tahoe", "region": "Sierras", "state_province": "Nevada", "peak_elevation_ft": 9700.0, "base_elevation_ft": 8260.0, "skiable_acreage": 1200.0, "total_lifts": 8.0, "avg_annual_snowfall_in": 396.0, "avg_elevation_ft": 8980.0}, {"name": "Lee Canyon (Ski and Snowboard Resort)", "region": "Sierras", "state_province": "Nevada", "peak_elevation_ft": 11290.0, "base_elevation_ft": 8510.0, "skiable_acreage": 385.0, "total_lifts": 3.0, "avg_annual_snowfall_in": 161.0, "avg_elevation_ft": 9900.0}, {"name": "Nordic Valley", "region": "Utah", "state_province": "Utah", "peak_elevation_ft": 6400.0, "base_elevation_ft": 5440.0, "skiable_acreage": 140.0, "total_lifts": 4.0, "avg_annual_snowfall_in": 300.0, "avg_elevation_ft": 5920.0}, {"name": "Cherry Peak", "region": "Utah", "state_province": "Utah", "peak_elevation_ft": 7050.0, "base_elevation_ft": 5775.0, "skiable_acreage": 200.0, "total_lifts": 3.0, "avg_annual_snowfall_in": 322.0, "avg_elevation_ft": 6412.0}, {"name": "Sundance Mountain", "region": "Utah", "state_province": "Utah", "peak_elevation_ft": 8250.0, "base_elevation_ft": 6100.0, "skiable_acreage": 450.0, "total_lifts": 5.0, "avg_annual_snowfall_in": 320.0, "avg_elevation_ft": 7175.0}, {"name": "Snowbasin", "region": "Utah", "state_province": "Utah", "peak_elevation_ft": 9350.0, "base_elevation_ft": 6391.0, "skiable_acreage": 3000.0, "total_lifts": 11.0, "avg_annual_snowfall_in": 350.0, "avg_elevation_ft": 7870.0}, {"name": "Beaver Mountain", "region": "Utah", "state_province": "Utah", "peak_elevation_ft": 8800.0, "base_elevation_ft": 7200.0, "skiable_acreage": 667.0, "total_lifts": 5.0, "avg_annual_snowfall_in": 400.0, "avg_elevation_ft": 8000.0}, {"name": "Deer Valley", "region": "Utah", "state_province": "Utah", "peak_elevation_ft": 9570.0, "base_elevation_ft": 6570.0, "skiable_acreage": 2026.0, "total_lifts": 21.0, "avg_annual_snowfall_in": 280.0, "avg_elevation_ft": 8070.0}, {"name": "Powder Mountain", "region": "Utah", "state_province": "Utah", "peak_elevation_ft": 9422.0, "base_elevation_ft": 6900.0, "skiable_acreage": 8464.0, "total_lifts": 9.0, "avg_annual_snowfall_in": 500.0, "avg_elevation_ft": 8161.0}, {"name": "Park City Mountain Resort", "region": "Utah", "state_province": "Utah", "peak_elevation_ft": 10000.0, "base_elevation_ft": 6900.0, "skiable_acreage": 7300.0, "total_lifts": 41.0, "avg_annual_snowfall_in": 360.0, "avg_elevation_ft": 8450.0}, {"name": "Solitude Mountain", "region": "Utah", "state_province": "Utah", "peak_elevation_ft": 10490.0, "base_elevation_ft": 7988.0, "skiable_acreage": 1200.0, "total_lifts": 8.0, "avg_annual_snowfall_in": 500.0, "avg_elevation_ft": 9238.0}, {"name": "Snowbird ", "region": "Utah", "state_province": "Utah", "peak_elevation_ft": 10990.0, "base_elevation_ft": 7760.0, "skiable_acreage": 2500.0, "total_lifts": 13.0, "avg_annual_snowfall_in": 500.0, "avg_elevation_ft": 9376.0}, {"name": "Alta Ski Area ", "region": "Utah", "state_province": "Utah", "peak_elevation_ft": 10550.0, "base_elevation_ft": 8530.0, "skiable_acreage": 2200.0, "total_lifts": 10.0, "avg_annual_snowfall_in": 560.0, "avg_elevation_ft": 9540.0}, {"name": "Brighton Ski Resort ", "region": "Utah", "state_province": "Utah", "peak_elevation_ft": 10500.0, "base_elevation_ft": 8755.0, "skiable_acreage": 1500.0, "total_lifts": 6.0, "avg_annual_snowfall_in": 500.0, "avg_elevation_ft": 9628.0}, {"name": "Eagle Point", "region": "Utah", "state_province": "Utah", "peak_elevation_ft": 10600.0, "base_elevation_ft": 9100.0, "skiable_acreage": 650.0, "total_lifts": 5.0, "avg_annual_snowfall_in": 400.0, "avg_elevation_ft": 9850.0}, {"name": "Brian Head", "region": "Utah", "state_province": "Utah", "peak_elevation_ft": 11310.0, "base_elevation_ft": 9600.0, "skiable_acreage": 650.0, "total_lifts": 8.0, "avg_annual_snowfall_in": 370.0, "avg_elevation_ft": 10450.0}]}}
